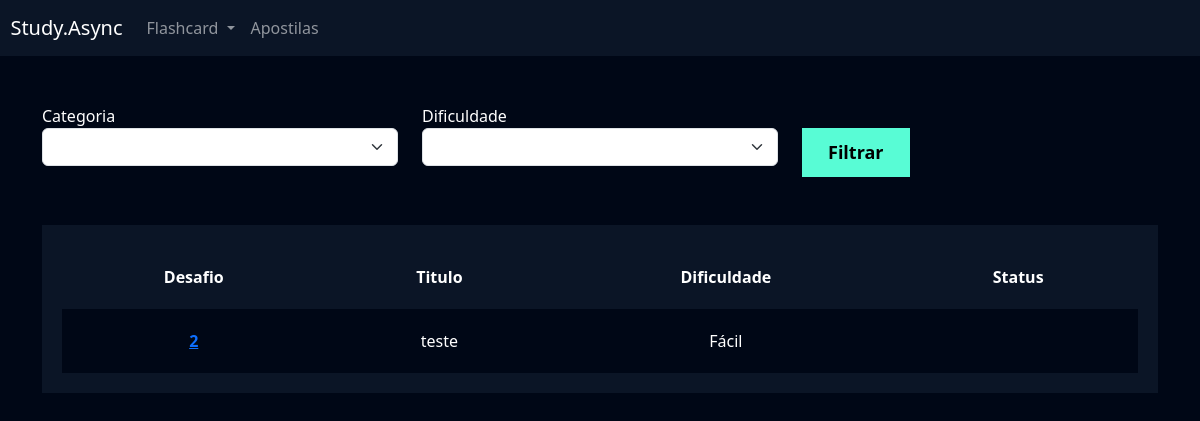
Before: /flashcard/listar_desafio/ (signed in) with the older database file.
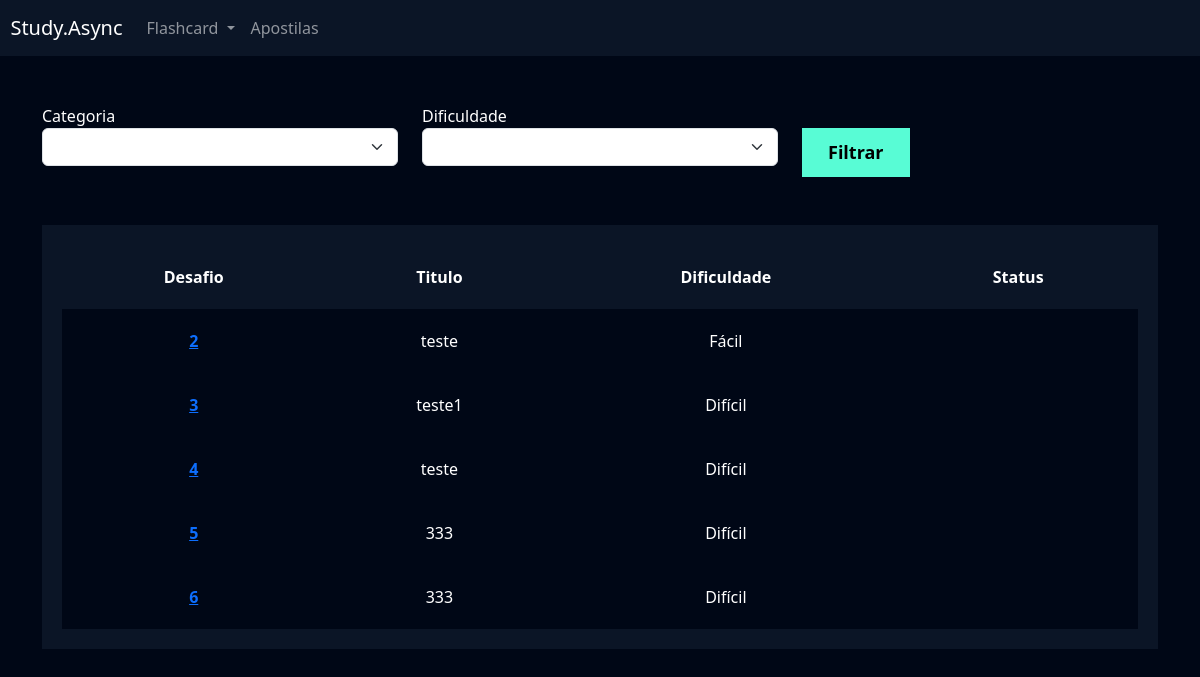
After: the same page with the newer database file.
### flashcard/models.py (models this page shows, shortened)
class Desafio(models.Model):
    user = models.ForeignKey(User, on_delete=models.DO_NOTHING)
    titulo = models.CharField(max_length=100)
    categoria = models.ManyToManyField(Categoria)
    quantidade_perguntas = models.IntegerField()
    dificuldade = models.CharField(
    max_length=1, choices=Flashcard.DIFICULDADE_CHOICES
    )
    flashcards = models.ManyToManyField(FlashcardDesafio)

### flashcard/views.py (the view)
# urls.py: path('listar_desafio/', views.listar_desafio, name='listar_desafio'),
def listar_desafio(request):
    desafios = Desafio.objects.filter(user=request.user)
    return render(request,'listar_desafio.html',{'desafios': desafios,},)

### flashcard/templates/listar_desafio.html (shortened to what this page needs)
{% extends "base.html" %}
{% load static %}
{% block 'cabecalho' %}
<link href="{% static 'usuarios/css/cadastro.css' %}" rel="stylesheet">
<link href="{% static 'flashcard/css/novo_flashcard.css' %}" rel="stylesheet">
<link href="{% static 'flashcard/css/iniciar_desafio.css' %}" rel="stylesheet">
<link href="{% static 'flashcard/css/desafio.css' %}" rel="stylesheet">
<link href='https://unpkg.com/boxicons@2.1.4/css/boxicons.min.css' rel='stylesheet'>
{% endblock 'cabecalho' %}
{% block 'conteudo' %}
<div class="container">
    <br>
    <br>
    <div class="row">
        <div class="col-md">
            <form action="}" method="GET">
                <label for="">Categoria</label>
                <select name="categoria" class="form-select">
                </select>
        </div>
        <div class="col-md">
            <label for="">Dificuldade</label>
            <select name="dificuldade" class="form-select">
            </select>
        </div>
        <div class="col-md">
            <br>
            <input type="submit" value="Filtrar" class="btn-cadastro">
        </div>
    </div>
    <br>
    <br>
    <div class="box-listar">
        <table>
            <thead>
                <tr>
                    <th scope="col">Desafio</th>
                    <th scope="col">Titulo</th>
                    <th scope="col">Dificuldade</th>
                    <th scope="col">Status</th>
                </tr>
            </thead>
            <tbody>
                {% for desafio in desafios %}
                <tr class="linha">
                    <th><a href="{% url 'desafio' desafio.id %}">{{desafio.id}}</a></th>
                    <td>{{desafio.titulo}}</td>
                    <td>{{desafio.get_dificuldade_display}}</td>
                    <td>{{desafio.status}}</td>
                </tr>
                {% endfor %}
            </tbody>
        </table>
    </div>
</div>
{% endblock 'conteudo' %}

### templates/base.html (shortened to what this page needs)
{% load static %}
<!doctype html>
<html lang="en">
    <head>
        <link href="https://cdn.jsdelivr.net/npm/bootstrap@5.3.2/dist/css/bootstrap.min.css" rel="stylesheet">
        <link href="{% static 'geral/css/base.css' %}" rel="stylesheet">
        {% block 'cabecalho' %}{% endblock %}
    </head>
    <body>
        {% include "partials/header.html"%}
        {% block 'conteudo' %}{% endblock %}
    </body>
</html>

### templates/partials/header.html (shortened to what this page needs)
<nav style="background-color: var(--main-color)" class="navbar navbar-expand-lg navbar-dark">
    <a class="navbar-brand" href="#">&nbsp&nbspStudy.Async</a>
    <div class="collapse navbar-collapse" id="navbarNav">
        <ul class="navbar-nav">
            <li class="nav-item dropdown">
                <a class="nav-link dropdown-toggle" href="#" id="navbarDropdown" role="button" data-bs-toggle="dropdown"
                    aria-expanded="false">
                    Flashcard
                </a>
            </li>
            <li class="nav-item">
                <a class="nav-link" href="{% url 'adicionar_apostilas' %}">Apostilas</a>
            </li>
        </ul>
    </div>
</nav>

### templates/static/geral/css/base.css (style rules this page uses)
:root { --main-color: #0b1526; --dark-color: #000716; --secondary-dark-color: rgb(15, 2, 26); --light-color: #00c1f3; --contrast-color: #f4c96b; --differential-color: #58fcd5; }
body { background-color: var(--dark-color) !important; color: white !important; }

### templates/static/usuarios/css/cadastro.css (style rules this page uses)
* { margin: 0; padding: 0; }
.btn-cadastro { padding: 10px; background-color: #58fcd5; border: none; border: 1px solid #58fcd5; font-size: 18px; font-weight: bold; padding-left: 25px; padding-right: 25px; }

### templates/static/flashcard/css/desafio.css (style rules this page uses)
.box-listar { background-color: #0b1526; padding: 20px; }
table { width: 100%; padding: 20px; text-align: center; }
.linha { height: 40px; background-color: var(--dark-color); padding: 20px; }
td, th { padding: 20px; }
tr { background-color: var(--main-color); }

Changed rows visible on the page:
added Desafio: id "3", titulo "teste1", dificuldade "Difícil"
added Desafio: id "4", titulo "teste", dificuldade "Difícil"
added Desafio: id "5", titulo "333", dificuldade "Difícil"
added Desafio: id "6", titulo "333", dificuldade "Difícil"
